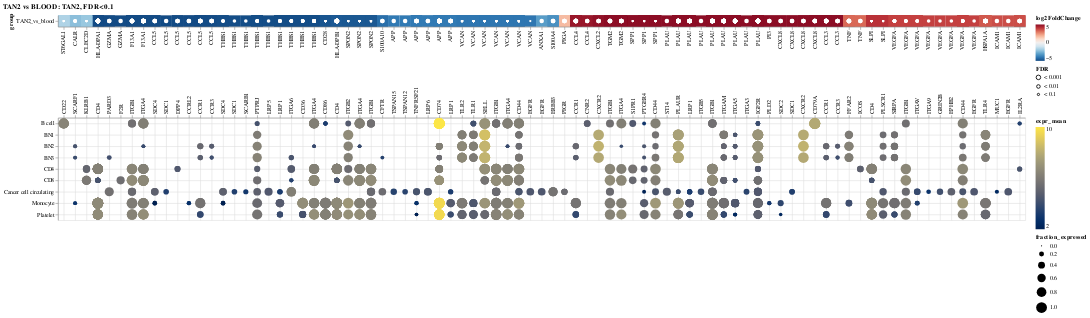

The notebook cell this image was saved under:
### Code cell
heatmap = cpdba.plot_result(
    cpdb_sig_int.loc[lambda x: x["source_genesymbol"].isin(top_genes)],
    title=title_plot,
    aggregate=False,
    cluster="heatmap",
    label_limit=110,
)
heatmap

### Figure 1 — Vega-Lite specification as saved in the notebook (floating-point values rounded to 4 significant figures; data arrays with more than 128 entries replaced by an {"elided": "..."} marker saying what was removed)
{"config": {"view": {"continuousWidth": 300, "continuousHeight": 300}, "concat": {"spacing": -20}, "mark": {"opacity": 1}}, "vconcat": [{"layer": [{"data": {"name": "data-b3dcade9e5cda194686dd823270a079b"}, "mark": {"type": "rect"}, "encoding": {"color": {"field": "log2FoldChange", "scale": {"domain": [-5.0, 5.0], "reverse": true, "scheme": "redblue"}, "type": "quantitative"}, "x": {"field": "interaction", "sort": ["ST6GAL1_CD22", "CALR_SCARF1", "CLEC2D_KLRB1", "HLA-DPA1_CD4", "GZMA_PARD3", "GZMA_F2R", "F13A1_ITGB1", "F13A1_ITGA4", "CCL5_SDC4", "CCL5_SDC1", "CCL5_DPP4", "CCL5_CCRL2", "CCL5_CCR1", "CCL5_CCR3", "THBS1_SDC4", "THBS1_SDC1", "THBS1_SCARB1", "THBS1_PTPRJ", "THBS1_LRP5", "THBS1_LRP1", "THBS1_ITGA6", "THBS1_CD36", "THBS1_ITGA4", "CD28_CD86", "HLA-DPB1_CD4", "SPON2_ITGB2", "SPON2_ITGA4", "SPON2_ITGB1", "S100A10_CFTR", "APP_TSPAN15", "APP_TSPAN12", "APP_TNFRSF21", "APP_LRP6", "APP_CD74", "APP_LRP1", "VCAN_TLR2", "VCAN_TLR1", "VCAN_SELL", "VCAN_ITGB1", "VCAN_ITGA4", "VCAN_CD44", "VCAN_EGFR", "ANXA1_EGFR", "S100A4_ERBB3", "PIGA_PIGR", "CCL4_CCR1", "CCL4_CNR2", "CXCL2_CXCR2", "TGM2_ITGB1", "TGM2_ITGA4", "SPP1_S1PR1", "SPP1_PTGER4", "SPP1_CD44", "PLAU_ST14", "PLAU_PLAUR", "PLAU_LRP1", "PLAU_ITGB5", "PLAU_ITGB1", "PLAU_ITGAM", "PLAU_ITGA5", "PLAU_ITGA3", "PLAU_IGF2R", "PI3_PLD2", "CXCL8_SDC2", "CXCL8_SDC1", "CXCL8_CXCR2", "CXCL8_CD79A", "CCL3_CCR1", "CCL3_CCR3", "TNF_FFAR2", "TNF_ICOS", "SLPI_CD4", "SLPI_PLSCR1", "VEGFA_SIRPA", "VEGFA_ITGB1", "VEGFA_ITGAV", "VEGFA_ITGA9", "VEGFA_GRIN2B", "VEGFA_EPHB2", "VEGFA_CD44", "VEGFA_EGFR", "HSPA1A_TLR4", "ICAM1_MUC1", "ICAM1_EGFR", "ICAM1_IL2RA"], "type": "nominal"}, "y": {"field": "group", "type": "nominal"}}, "title": ""}, {"data": {"name": "data-b3dcade9e5cda194686dd823270a079b"}, "mark": {"type": "point", "color": "white", "filled": true, "stroke": "black", "strokeWidth": 0}, "encoding": {"size": {"field": "FDR", "scale": {"domain": ["< 0.001", "< 0.01", "< 0.1"], "range": [64.0, 16.0, 4.0]}, "type": "nominal"}, "x": {"field": "interaction", "sort": ["ST6GAL1_CD22", "CALR_SCARF1", "CLEC2D_KLRB1", "HLA-DPA1_CD4", "GZMA_PARD3", "GZMA_F2R", "F13A1_ITGB1", "F13A1_ITGA4", "CCL5_SDC4", "CCL5_SDC1", "CCL5_DPP4", "CCL5_CCRL2", "CCL5_CCR1", "CCL5_CCR3", "THBS1_SDC4", "THBS1_SDC1", "THBS1_SCARB1", "THBS1_PTPRJ", "THBS1_LRP5", "THBS1_LRP1", "THBS1_ITGA6", "THBS1_CD36", "THBS1_ITGA4", "CD28_CD86", "HLA-DPB1_CD4", "SPON2_ITGB2", "SPON2_ITGA4", "SPON2_ITGB1", "S100A10_CFTR", "APP_TSPAN15", "APP_TSPAN12", "APP_TNFRSF21", "APP_LRP6", "APP_CD74", "APP_LRP1", "VCAN_TLR2", "VCAN_TLR1", "VCAN_SELL", "VCAN_ITGB1", "VCAN_ITGA4", "VCAN_CD44", "VCAN_EGFR", "ANXA1_EGFR", "S100A4_ERBB3", "PIGA_PIGR", "CCL4_CCR1", "CCL4_CNR2", "CXCL2_CXCR2", "TGM2_ITGB1", "TGM2_ITGA4", "SPP1_S1PR1", "SPP1_PTGER4", "SPP1_CD44", "PLAU_ST14", "PLAU_PLAUR", "PLAU_LRP1", "PLAU_ITGB5", "PLAU_ITGB1", "PLAU_ITGAM", "PLAU_ITGA5", "PLAU_ITGA3", "PLAU_IGF2R", "PI3_PLD2", "CXCL8_SDC2", "CXCL8_SDC1", "CXCL8_CXCR2", "CXCL8_CD79A", "CCL3_CCR1", "CCL3_CCR3", "TNF_FFAR2", "TNF_ICOS", "SLPI_CD4", "SLPI_PLSCR1", "VEGFA_SIRPA", "VEGFA_ITGB1", "VEGFA_ITGAV", "VEGFA_ITGA9", "VEGFA_GRIN2B", "VEGFA_EPHB2", "VEGFA_CD44", "VEGFA_EGFR", "HSPA1A_TLR4", "ICAM1_MUC1", "ICAM1_EGFR", "ICAM1_IL2RA"], "type": "nominal"}, "y": {"field": "group", "type": "nominal"}}}], "encoding": {"x": {"axis": {"labelExpr": "split(datum.label, '_')[0]", "orient": "bottom"}, "title": null}}}, {"data": {"name": "data-942fcd1a55c36a0a8ce670cf5e6530fc"}, "mark": {"type": "circle"}, "encoding": {"color": {"field": "expr_mean", "scale": {"scheme": "cividis"}, "type": "quantitative"}, "size": {"field": "fraction_expressed", "type": "quantitative"}, "x": {"axis": {"grid": true, "labelExpr": "split(datum.label, '_')[1]", "labelLimit": 110, "orient": "top", "title": null}, "field": "interaction", "sort": ["ST6GAL1_CD22", "CALR_SCARF1", "CLEC2D_KLRB1", "HLA-DPA1_CD4", "GZMA_PARD3", "GZMA_F2R", "F13A1_ITGB1", "F13A1_ITGA4", "CCL5_SDC4", "CCL5_SDC1", "CCL5_DPP4", "CCL5_CCRL2", "CCL5_CCR1", "CCL5_CCR3", "THBS1_SDC4", "THBS1_SDC1", "THBS1_SCARB1", "THBS1_PTPRJ", "THBS1_LRP5", "THBS1_LRP1", "THBS1_ITGA6", "THBS1_CD36", "THBS1_ITGA4", "CD28_CD86", "HLA-DPB1_CD4", "SPON2_ITGB2", "SPON2_ITGA4", "SPON2_ITGB1", "S100A10_CFTR", "APP_TSPAN15", "APP_TSPAN12", "APP_TNFRSF21", "APP_LRP6", "APP_CD74", "APP_LRP1", "VCAN_TLR2", "VCAN_TLR1", "VCAN_SELL", "VCAN_ITGB1", "VCAN_ITGA4", "VCAN_CD44", "VCAN_EGFR", "ANXA1_EGFR", "S100A4_ERBB3", "PIGA_PIGR", "CCL4_CCR1", "CCL4_CNR2", "CXCL2_CXCR2", "TGM2_ITGB1", "TGM2_ITGA4", "SPP1_S1PR1", "SPP1_PTGER4", "SPP1_CD44", "PLAU_ST14", "PLAU_PLAUR", "PLAU_LRP1", "PLAU_ITGB5", "PLAU_ITGB1", "PLAU_ITGAM", "PLAU_ITGA5", "PLAU_ITGA3", "PLAU_IGF2R", "PI3_PLD2", "CXCL8_SDC2", "CXCL8_SDC1", "CXCL8_CXCR2", "CXCL8_CD79A", "CCL3_CCR1", "CCL3_CCR3", "TNF_FFAR2", "TNF_ICOS", "SLPI_CD4", "SLPI_PLSCR1", "VEGFA_SIRPA", "VEGFA_ITGB1", "VEGFA_ITGAV", "VEGFA_ITGA9", "VEGFA_GRIN2B", "VEGFA_EPHB2", "VEGFA_CD44", "VEGFA_EGFR", "HSPA1A_TLR4", "ICAM1_MUC1", "ICAM1_EGFR", "ICAM1_IL2RA"], "type": "nominal"}, "y": {"axis": {"grid": true}, "field": "cell_type_sub", "title": null, "type": "nominal"}}}], "resolve": {"scale": {"color": "independent", "size": "independent", "x": "independent"}}, "title": "TAN2 vs BLOOD: TAN2, FDR<0.1", "$schema": "https://vega.github.io/schema/vega-lite/v5.17.0.json", "datasets": {"data-b3dcade9e5cda194686dd823270a079b": {"elided": "921 records"}, "data-942fcd1a55c36a0a8ce670cf5e6530fc": {"elided": "921 records"}}}
